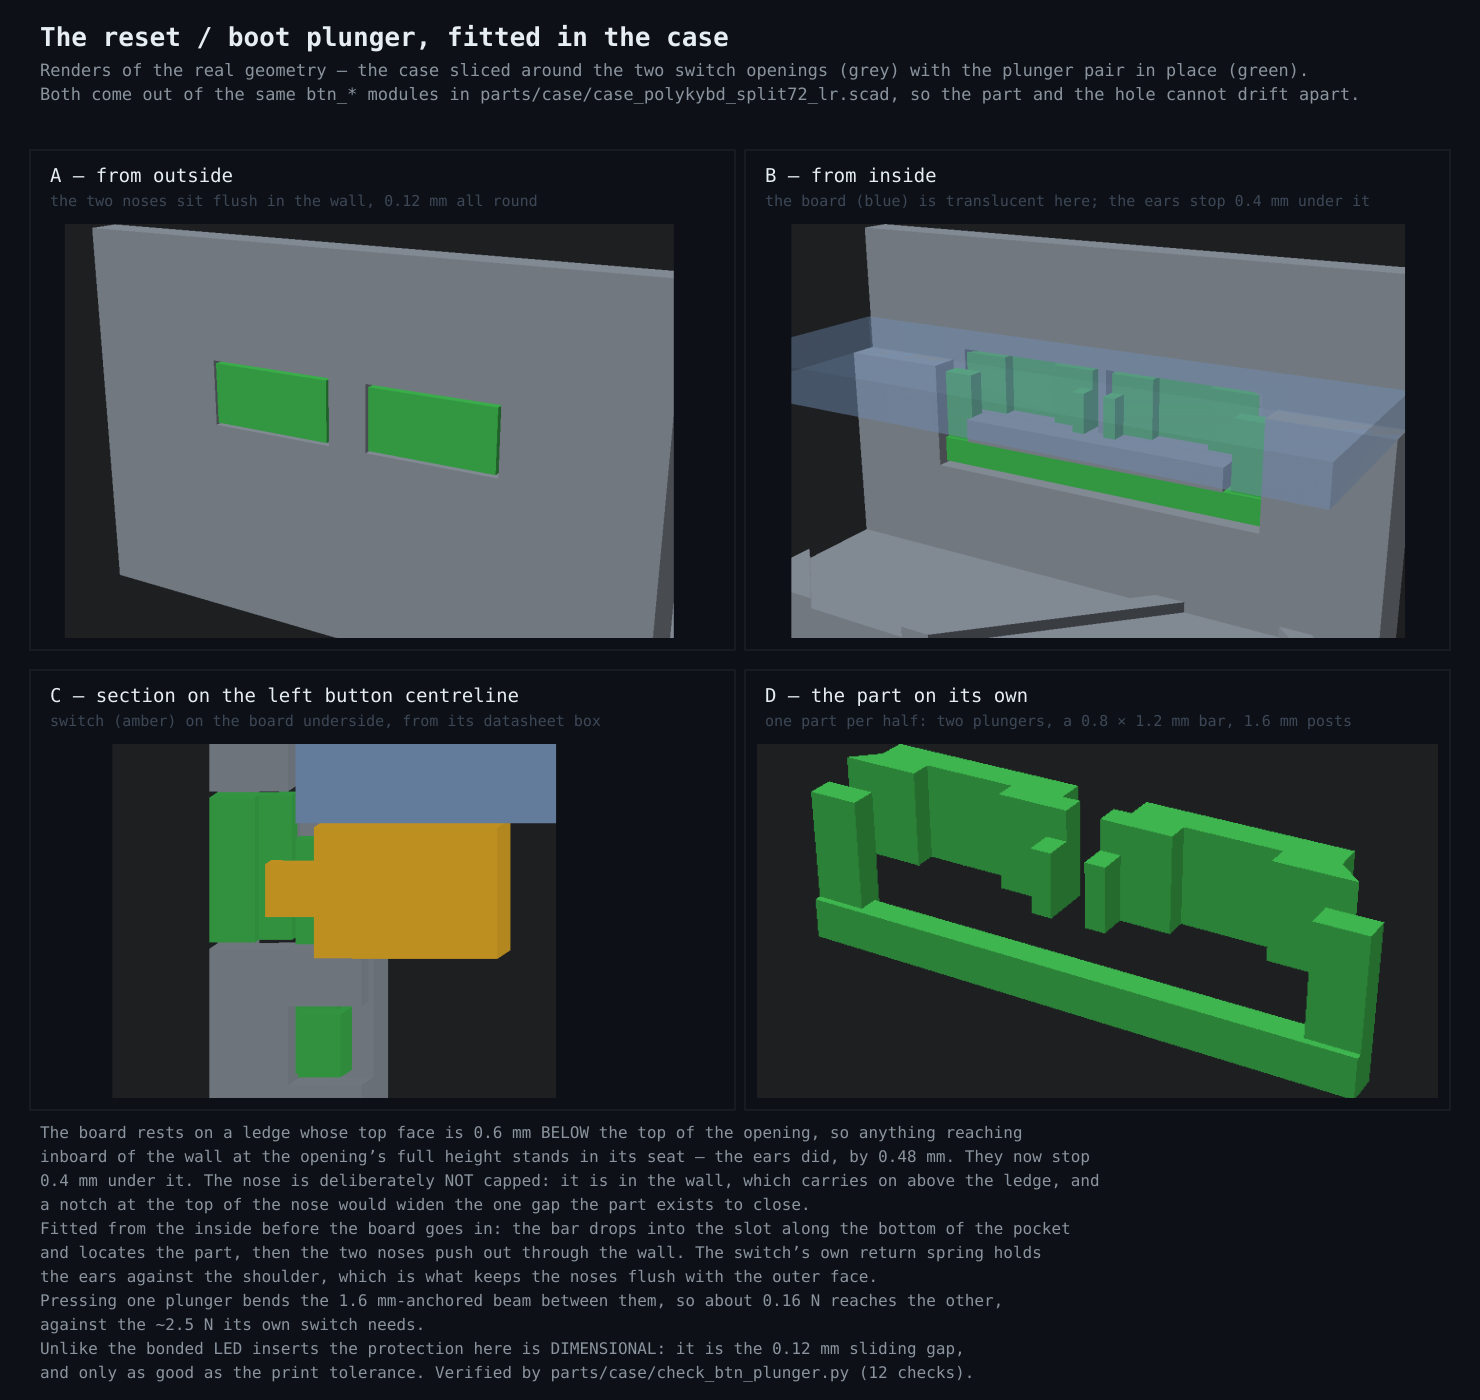

Generate this figure with Python:
"""The reset/boot plunger shown IN the case, from the real geometry.

Self-contained: it exports the four STLs it needs out of the case file, renders
them headless and composes the figure.  Build artefacts go to $WORK (default a
tmp dir) and are reused if already there - the case slice is a ~3 min CGAL
evaluation, so deleting them costs real time.

    python3 RoHS/btn-plunger-in-case.py            # build what is missing
    WORK=/tmp/btn FORCE=1 python3 ...              # rebuild everything
"""
import os, re, subprocess, sys
from PIL import Image

REPO = subprocess.run(['git', 'rev-parse', '--show-toplevel'],
                      cwd=os.path.dirname(os.path.abspath(__file__)),
                      capture_output=True, text=True, check=True).stdout.strip()
sys.path.insert(0, f'{REPO}/.claude/skills/explain-geometry-figure')
from figlib import Fig, C

CASE = f'{REPO}/parts/case/case_polykybd_split72_lr.scad'
W = os.environ.get('WORK', '/tmp/btn-in-case')
FORCE = bool(os.environ.get('FORCE'))
os.makedirs(W, exist_ok=True)

# ---- the parameters, READ from the case file -------------------------------
# A second copy of a number is a copy that can disagree with the part.
_SRC = open(CASE, encoding='utf-8').read()
def P(n):
    m = re.search(rf'^{n}\s*=\s*([-0-9.]+)\s*;', _SRC, re.M)
    if not m:
        raise SystemExit(f'{n} not found in the case file')
    return float(m.group(1))

gap, ear, ear_t = P('btn_slide_gap'), P('btn_ear'), P('btn_ear_t')
post, br_h, br_t = P('btn_post'), P('btn_bridge_h'), P('btn_bridge_t')
cham, tol = P('btn_chamfer'), P('btn_switch_tol')
pcb_gap = P('btn_pcb_gap')
LEDGE = P('case_bottom_thickness') + P('pcb_edge_height')   # btn_ledge_top(), 11.5
_m = re.search(r'^btn_c\s*=\s*\[\s*([-0-9.]+)\s*,\s*([-0-9.]+)', _SRC, re.M)
C0 = float(_m.group(1))

# The buttons sit on the +x wall of the right half.  led_band_r()'s radial
# coordinate maps to x here as x = XR + r, with the outer face at r = 1.65.
XR = 183.198
def X(r): return XR + r


def scad(name, body):
    """Write a driver .scad beside the artefacts and CGAL-export it."""
    out = f'{W}/{name}.stl'
    if os.path.exists(out) and not FORCE:
        return out
    src = f'{W}/{name}.scad'
    open(src, 'w').write(f'use <{CASE}>\n{body}\n')
    print(f'  exporting {name} ...', flush=True)
    subprocess.run(['openscad', '-o', out, '--export-format', 'binstl', src],
                   check=True, capture_output=True)
    return out


def render(name, body, cam, size, ortho=False):
    """Preview-mode render of imported STLs.  Preview, not --render=cgal, so the
    explicit color() per part is honoured: there is no CSG left to tint."""
    out = f'{W}/{name}.png'
    if os.path.exists(out) and not FORCE:
        return out
    src = f'{W}/{name}.scad'
    open(src, 'w').write(body)
    cmd = ['xvfb-run', '-a', 'openscad', '-o', out,
           f'--imgsize={size[0]},{size[1]}', f'--camera={cam}',
           '--colorscheme=Tomorrow Night', src]
    if ortho:
        cmd.insert(-1, '--projection=o')
    print(f'  rendering {name} ...', flush=True)
    subprocess.run(cmd, check=True, capture_output=True)
    if os.path.getsize(out) == 0:
        raise SystemExit(f'{name}: empty PNG - no display?')
    return out


# ---- geometry ---------------------------------------------------------------
# A box around the two openings, and the same box cut on the left button's
# centreline for the section.
BOX = 'translate([174, 74, -1]) cube([14, 27, 19]);'
HALF = f'translate([170, 74, -1]) cube([20, {C0 - 74:.2f}, 19]);'
scad('slice_full', f'intersection() {{ right_case(); {BOX} }}')
scad('slice_cut', f'intersection() {{ right_case(); {BOX} {HALF} }}')
scad('plg_full', 'btn_plunger();')
scad('plg_cut', f'intersection() {{ btn_plunger(); {HALF} }}')
# ⚠️ The board goes through the SAME export, not into the view as live CSG.
# Preview mode is what makes the per-part color() reliable, and OpenCSG's
# depth-buffer CSG does not survive being mixed with imported meshes: the
# clipped board rendered as the WHOLE board, in front of everything, and the
# two imported solids came out as dotted z-fighting noise.
scad('board_full', f'intersection() {{ btn_board_stub(1.6); {BOX} }}')
scad('board_cut', f'intersection() {{ btn_board_stub(1.6); {BOX} {HALF} }}')

# The board, from the case file's own stub so the figure and the check ask the
# same solid.  Translucent in the two pair views or it hides the pocket it is
# the whole point of; clipped to the slice, since it is a 182 mm board.
def board(which, alpha):
    return f'color("#7f9ec7", {alpha}) import("board_{which}.stl");\n'

PAIR = ('color("#8b949e") import("slice_full.stl");\n'
        'color("#3fb950") import("plg_full.stl");\n' + board('full', 0.30))
# The switch is NOT modelled anywhere in the case file - only the envelope it
# must be kept out of is.  Drawn here from the EVQPUC02K datasheet box so the
# section reads, and coloured as context, not as geometry.
# ⚠️ The switch is on the board's UNDERSIDE, so its 2.5 mm body hangs DOWN from
# the ledge top: it is NOT centred on the opening, and its actuator therefore
# sits 0.35 mm below the opening's centre. That is exactly why the plunger's
# actuator pocket is a through slot rather than a blind one - wherever the
# actuator lands in z it meets the same floor.
SECT = (f'color("#8b949e") import("slice_cut.stl");\n'
        f'color("#3fb950") import("plg_cut.stl");\n'
        + board('cut', 1.0) +
        f'color("#f0b429") {{\n'
        f'  translate([{X(-0.47) - 3.5:.3f}, {C0 - 2.35:.2f}, {LEDGE - 2.5:.2f}]) cube([3.5, 4.7, 2.5]);\n'
        f'  translate([{X(-0.47):.3f}, {C0 - 1.1:.2f}, {LEDGE - 1.75:.2f}]) cube([1.0, 2.2, 1.0]);\n'
        f'}}\n')
PART = 'color("#3fb950") import("plg_full.stl");\n'

render('pA', PAIR, '183,87.6,9.5,72,0,120,46', (1100, 760))
render('pB', PAIR, '183,87.6,9.5,72,0,300,48', (1100, 760))
render('pC', SECT, '182.5,83.0,9.6,88,0,183,17', (700, 560), ortho=True)
render('pD', PART, '183.6,87.6,9.3,62,0,300,44', (900, 700))


# ---- the figure -------------------------------------------------------------
def content(path):
    """The render's own ink box, so a panel is filled by the PART rather than by
    the dark margin OpenSCAD leaves around a thin slice."""
    im = Image.open(path).convert('RGB')
    px, (w, h) = im.load(), im.size
    bg = px[2, 2]
    x0, y0, x1, y1 = w, h, 0, 0
    for y in range(0, h, 2):
        for x in range(0, w, 2):
            p = px[x, y]
            if abs(p[0]-bg[0]) + abs(p[1]-bg[1]) + abs(p[2]-bg[2]) > 24:
                x0, y0 = min(x0, x), min(y0, y)
                x1, y1 = max(x1, x), max(y1, y)
    return im.size, (x0, y0, x1 - x0, y1 - y0)


f = Fig(1480, 1400)

def place(name, area):
    (sw, sh), (cx, cy, cw, ch) = content(f'{W}/{name}.png')
    ax, ay, aw, ah = area
    s = min(aw / cw, ah / ch)
    f.image(f'{W}/{name}.png', ax + (aw - cw*s)/2 - cx*s,
            ay + (ah - ch*s)/2 - cy*s, sw*s, sh*s, clip=area)

f.title('The reset / boot plunger, fitted in the case',
        'Renders of the real geometry — the case sliced around the two switch openings (grey) with the plunger pair in place (green).',
        'Both come out of the same btn_* modules in parts/case/case_polykybd_split72_lr.scad, so the part and the hole cannot drift apart.')

f.panel(30, 150, 705, 500, 'A — from outside',
        f'the two noses sit flush in the wall, {gap} mm all round')
place('pA', (42, 224, 681, 414))

f.panel(745, 150, 705, 500, 'B — from inside',
        f'the board (blue) is translucent here; the ears stop {pcb_gap} mm under it')
place('pB', (757, 224, 681, 414))

f.panel(30, 670, 705, 440, 'C — section on the left button centreline',
        'switch (amber) on the board underside, from its datasheet box')
place('pC', (42, 744, 681, 354))

f.panel(745, 670, 705, 440, 'D — the part on its own',
        f'one part per half: two plungers, a {br_t} × {br_h} mm bar, {post} mm posts')
place('pD', (757, 744, 681, 354))

f.footer(f'The board rests on a ledge whose top face is {12.1 - LEDGE:.1f} mm BELOW the top of the opening, so anything reaching',
         f'inboard of the wall at the opening’s full height stands in its seat — the ears did, by 0.48 mm. They now stop',
         f'{pcb_gap} mm under it. The nose is deliberately NOT capped: it is in the wall, which carries on above the ledge, and',
         'a notch at the top of the nose would widen the one gap the part exists to close.',
         'Fitted from the inside before the board goes in: the bar drops into the slot along the bottom of the pocket',
         'and locates the part, then the two noses push out through the wall. The switch’s own return spring holds',
         'the ears against the shoulder, which is what keeps the noses flush with the outer face.',
         f'Pressing one plunger bends the {post} mm-anchored beam between them, so about 0.16 N reaches the other,',
         'against the ~2.5 N its own switch needs.',
         f'Unlike the bonded LED inserts the protection here is DIMENSIONAL: it is the {gap} mm sliding gap,',
         'and only as good as the print tolerance. Verified by parts/case/check_btn_plunger.py (14 checks).')
f.save(f'{REPO}/RoHS/btn-plunger-in-case.svg')
f.png()
print('figure written')
